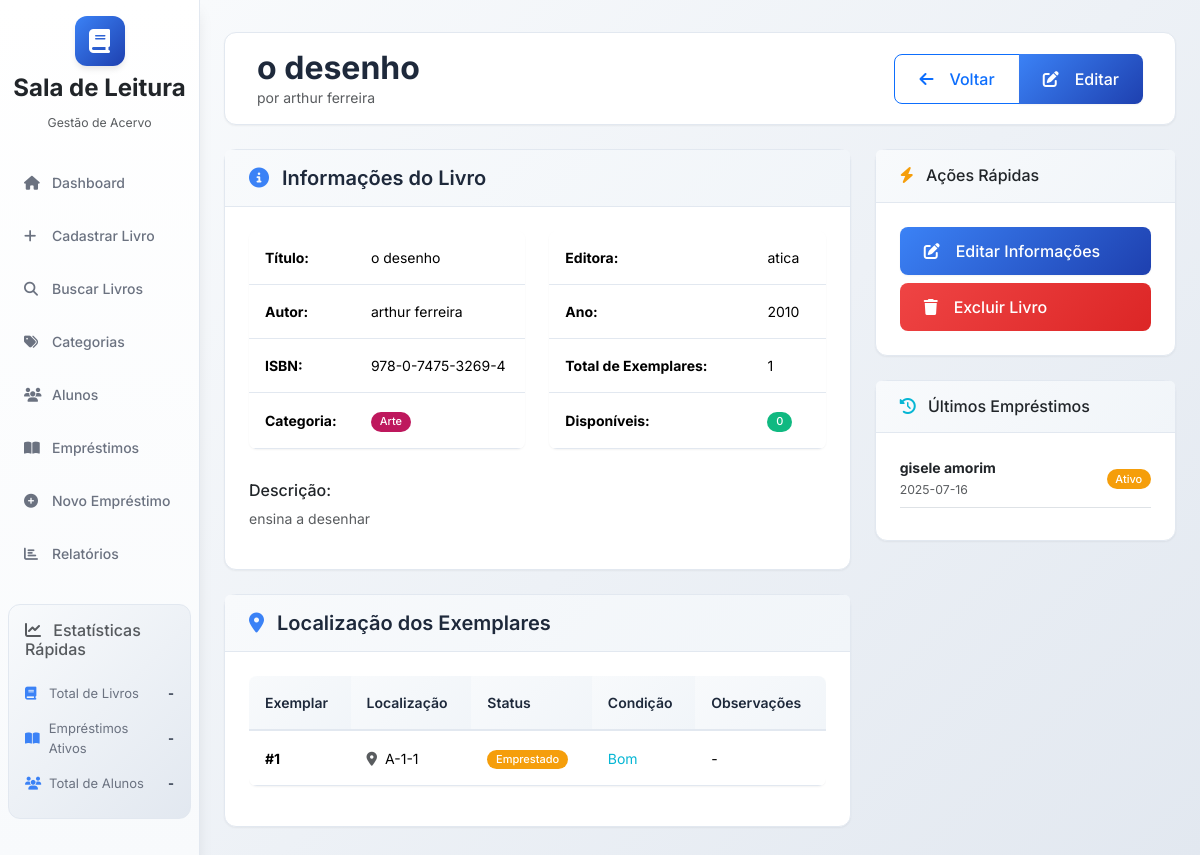
The app's page /books/e2ff80be-b06f-4522-9c8e-47c2e0771455 with its own data.
### database/models.py (models this page shows, shortened)
class Book(db.Model):
    __tablename__ = 'books'
    id = db.Column(db.String(36), primary_key=True, default=generate_uuid)
    title = db.Column(db.String(200), nullable=False)
    author = db.Column(db.String(200), nullable=False)
    isbn = db.Column(db.String(20), unique=True)
    total_copies = db.Column(db.Integer, nullable=False)
    category = db.Column(db.String(36), db.ForeignKey('categories.id'))
    publisher = db.Column(db.String(200))
    publication_year = db.Column(db.Integer)
    description = db.Column(db.Text)
    cover_image = db.Column(db.String(500))
    qr_code = db.Column(db.String(100), unique=True)
    created_date = db.Column(db.DateTime, default=datetime.utcnow)
    updated_date = db.Column(db.DateTime, default=datetime.utcnow, onupdate=datetime.utcnow)
    copies = db.relationship('BookCopy', backref='book', lazy=True, cascade='all, delete-orphan')
    loans = db.relationship('Loan', backref='book', lazy=True)

class Category(db.Model):
    __tablename__ = 'categories'
    id = db.Column(db.String(36), primary_key=True, default=generate_uuid)
    name = db.Column(db.String(100), nullable=False, unique=True)
    description = db.Column(db.Text)
    color = db.Column(db.String(7), default='#3b82f6')
    active = db.Column(db.Boolean, default=True)
    created_date = db.Column(db.DateTime, default=datetime.utcnow)
    updated_date = db.Column(db.DateTime, default=datetime.utcnow, onupdate=datetime.utcnow)
    books = db.relationship('Book', backref='category_obj', lazy=True)

class BookCopy(db.Model):
    __tablename__ = 'book_copies'
    id = db.Column(db.String(36), primary_key=True, default=generate_uuid)
    book_id = db.Column(db.String(36), db.ForeignKey('books.id'), nullable=False)
    copy_number = db.Column(db.Integer, nullable=False)
    shelf = db.Column(db.String(10), nullable=False)
    shelf_section = db.Column(db.String(10), nullable=False)
    position_number = db.Column(db.Integer, nullable=False)
    status = db.Column(db.String(20), db.CheckConstraint("status IN ('available', 'loaned', 'maintenance', 'lost')"), default='available', nullable=False)
    condition = db.Column(db.String(20), db.CheckConstraint("condition IN ('excellent', 'good', 'fair', 'poor')"), default='good', nullable=False)
    notes = db.Column(db.Text)
    created_date = db.Column(db.DateTime, default=datetime.utcnow)
    updated_date = db.Column(db.DateTime, default=datetime.utcnow, onupdate=datetime.utcnow)
    loans = db.relationship('Loan', backref='book_copy', lazy=True)

class Loan(db.Model):
    __tablename__ = 'loans'
    id = db.Column(db.String(36), primary_key=True, default=generate_uuid)
    student_id = db.Column(db.String(36), db.ForeignKey('students.id'), nullable=False)
    book_id = db.Column(db.String(36), db.ForeignKey('books.id'), nullable=False)
    book_copy_id = db.Column(db.String(36), db.ForeignKey('book_copies.id'), nullable=False)
    loan_date = db.Column(db.Date, nullable=False, default=datetime.utcnow().date)
    expected_return_date = db.Column(db.Date, nullable=False)
    actual_return_date = db.Column(db.Date)
    status = db.Column(db.String(20), db.CheckConstraint("status IN ('active', 'returned', 'overdue')"), default='active', nullable=False)
    notes = db.Column(db.Text)
    librarian_id = db.Column(db.String(36))  # Para futuras implementações
    created_date = db.Column(db.DateTime, default=datetime.utcnow)
    updated_date = db.Column(db.DateTime, default=datetime.utcnow, onupdate=datetime.utcnow)

class Student(db.Model):
    __tablename__ = 'students'
    id = db.Column(db.String(36), primary_key=True, default=generate_uuid)
    name = db.Column(db.String(200), nullable=False)
    class_room = db.Column(db.String(50), nullable=False)
    birth_year = db.Column(db.Integer, nullable=False)
    phone = db.Column(db.String(20))
    address = db.Column(db.Text)
    guardian_name = db.Column(db.String(200), nullable=False)
    guardian_phone = db.Column(db.String(20))
    registration_number = db.Column(db.String(50), unique=True)
    active = db.Column(db.Boolean, default=True)
    created_date = db.Column(db.DateTime, default=datetime.utcnow)
    updated_date = db.Column(db.DateTime, default=datetime.utcnow, onupdate=datetime.utcnow)
    loans = db.relationship('Loan', backref='student', lazy=True)

### app.py (the view)
    @app.route('/books/<book_id>')
    def book_details(book_id):
        book = Book.query.get_or_404(book_id)
        copies = BookCopy.query.filter_by(book_id=book_id).order_by(BookCopy.copy_number).all()
        loans = Loan.query.filter_by(book_id=book_id).order_by(Loan.loan_date.desc()).limit(10).all()
        return render_template('books/book_details.html', book=book, copies=copies, loans=loans)

### templates/books/book_details.html (shortened to what this page needs)
{% extends "base.html" %}
{% block content %}
<div class="main-header d-flex justify-content-between align-items-center py-3 mb-4">
    <div>
        <h1 class="h2 mb-0">{{ book.title }}</h1>
        <p class="text-muted mb-0">por {{ book.author }}</p>
    </div>
    <div class="btn-group">
        <a href__="/books" class="btn btn-outline-primary">
            <i class="fas fa-arrow-left me-2"></i>
            Voltar
        </a>
        <a href__="{{ url_for('edit_book', book_id=book.id) }}" class="btn btn-primary">
            <i class="fas fa-edit me-2"></i>
            Editar
        </a>
    </div>
</div>
<div class="row">
    <div class="col-lg-8">
        <div class="card fade-in mb-4">
            <div class="card-header">
                <h5 class="mb-0">
                    <i class="fas fa-info-circle text-primary me-2"></i>
                    Informações do Livro
                </h5>
            </div>
            <div class="card-body">
                <div class="row">
                    <div class="col-md-6">
                        <table class="table table-borderless">
                            <tr>
                                <td><strong>Título:</strong></td>
                                <td>{{ book.title }}</td>
                            </tr>
                            <tr>
                                <td><strong>Autor:</strong></td>
                                <td>{{ book.author }}</td>
                            </tr>
                            <tr>
                                <td><strong>ISBN:</strong></td>
                                <td>{{ book.isbn or 'Não informado' }}</td>
                            </tr>
                            <tr>
                                <td><strong>Categoria:</strong></td>
                                <td>
                                    {% if book.category_obj %}
                                        <span class="badge" style="background-color: {{ book.category_obj.color }}">
                                            {{ book.category_obj.name }}
                                        </span>
                                    {% else %}
                                        Não definida
                                    {% endif %}
                                </td>
                            </tr>
                        </table>
                    </div>
                    <div class="col-md-6">
                        <table class="table table-borderless">
                            <tr>
                                <td><strong>Editora:</strong></td>
                                <td>{{ book.publisher or 'Não informado' }}</td>
                            </tr>
                            <tr>
                                <td><strong>Ano:</strong></td>
                                <td>{{ book.publication_year or 'Não informado' }}</td>
                            </tr>
                            <tr>
                                <td><strong>Total de Exemplares:</strong></td>
                                <td>{{ book.total_copies }}</td>
                            </tr>
                            <tr>
                                <td><strong>Disponíveis:</strong></td>
                                <td>
                                    <span class="badge bg-success">
                                        {{ copies|selectattr('status', 'equalto', 'available')|list|length }}
                                    </span>
                                </td>
                            </tr>
                        </table>
                    </div>
                </div>
                {% if book.description %}
                <div class="mt-3">
                    <h6>Descrição:</h6>
                    <p class="text-muted">{{ book.description }}</p>
                </div>
                {% endif %}
            </div>
        </div>
        <div class="card fade-in" style="animation-delay: 0.2s">
            <div class="card-header">
                <h5 class="mb-0">
                    <i class="fas fa-map-marker-alt text-primary me-2"></i>
                    Localização dos Exemplares
                </h5>
            </div>
            <div class="card-body">
                {% if copies %}
                <div class="table-responsive">
                    <table class="table table-hover">
                        <thead>
                            <tr>
                                <th>Exemplar</th>
                                <th>Localização</th>
                                <th>Status</th>
                                <th>Condição</th>
                                <th>Observações</th>
                            </tr>
                        </thead>
                        <tbody>
                            {% for copy in copies %}
                            <tr>
                                <td>
                                    <strong>#{{ copy.copy_number }}</strong>
                                </td>
                                <td>
                                    <i class="fas fa-map-marker-alt text-muted me-1"></i>
                                    {{ copy.shelf }}-{{ copy.shelf_section }}-{{ copy.position_number }}
                                </td>
                                <td>
                                    {% if copy.status == 'available' %}
                                        <span class="badge bg-success">Disponível</span>
                                    {% elif copy.status == 'loaned' %}
                                        <span class="badge bg-warning">Emprestado</span>
                                    {% elif copy.status == 'maintenance' %}
                                        <span class="badge bg-info">Manutenção</span>
                                    {% else %}
                                        <span class="badge bg-danger">{{ copy.status|title }}</span>
                                    {% endif %}
                                </td>
                                <td>
                                    {% if copy.condition == 'excellent' %}
                                        <span class="text-success">Excelente</span>
                                    {% elif copy.condition == 'good' %}
                                        <span class="text-info">Bom</span>
                                    {% elif copy.condition == 'fair' %}
                                        <span class="text-warning">Regular</span>
                                    {% else %}
                                        <span class="text-danger">Ruim</span>
                                    {% endif %}
                                </td>
                                <td>
                                    {{ copy.notes or '-' }}
                                </td>
                            </tr>
                            {% endfor %}
                        </tbody>
                    </table>
                </div>
                {% else %}
                <div class="text-center text-muted py-4">
                    <i class="fas fa-exclamation-triangle fa-2x mb-3"></i>
                    <p>Nenhum exemplar cadastrado para este livro.</p>
                </div>
                {% endif %}
            </div>
        </div>
    </div>
    <div class="col-lg-4">
        <div class="card fade-in mb-4" style="animation-delay: 0.1s">
            <div class="card-header">
                <h6 class="mb-0">
                    <i class="fas fa-bolt text-warning me-2"></i>
                    Ações Rápidas
                </h6>
            </div>
            <div class="card-body">
                <div class="d-grid gap-2">
                    {% set available_count = copies|selectattr('status', 'equalto', 'available')|list|length %}
                    <a href__="{{ url_for('edit_book', book_id=book.id) }}" class="btn btn-primary">
                        <i class="fas fa-edit me-2"></i>
                        Editar Informações
                    </a>
                    <button type="button" class="btn btn-danger" onclick="confirmDelete()">
                        <i class="fas fa-trash me-2"></i>
                        Excluir Livro
                    </button>
                </div>
            </div>
        </div>
        {% if loans %}
        <div class="card fade-in" style="animation-delay: 0.3s">
            <div class="card-header">
                <h6 class="mb-0">
                    <i class="fas fa-history text-info me-2"></i>
                    Últimos Empréstimos
                </h6>
            </div>
            <div class="card-body">
                {% for loan in loans[:5] %}
                <div class="d-flex justify-content-between align-items-center mb-2 pb-2 border-bottom">
                    <div>
                        <div class="fw-bold">{{ loan.student.name }}</div>
                        <small class="text-muted">{{ loan.loan_date|format_date }}</small>
                    </div>
                    <div>
                        {% if loan.status == 'active' %}
                            <span class="badge bg-warning">Ativo</span>
                        {% else %}
                            <span class="badge bg-success">Devolvido</span>
                        {% endif %}
                    </div>
                </div>
                {% endfor %}
            </div>
        </div>
        {% endif %}
    </div>
</div>
{% endblock %}

### records on screen
Book: title "o desenho", author "arthur ferreira", isbn "978-0-7475-3269-4", publisher "atica", publication_year "2010", total_copies "1", description "ensina a desenhar"
Category: category_obj.name "Arte"
BookCopy: copy_number "1", shelf "A", shelf_section "1", position_number "1", status "Emprestado", condition "Bom", notes "-"
Loan: student.name "gisele amorim", loan_date "2025-07-16", status "Ativo"

### other values on screen
{{ copies|selectattr('status', 'equalto', 'available')|list|length }} "0"
